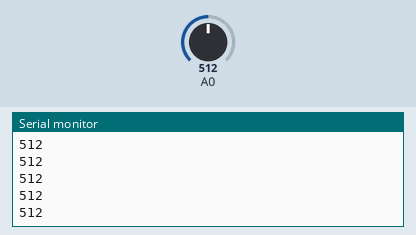
The sketch below on a simulated Arduino Uno, built with avr-gcc and run on an emulated ATmega328P. On the bench: the last lines printed to the serial monitor. Inputs (shaded band) come from the test bench; at power-on: A0 = 512.

Above: at 1.2 s.
1.3 s: A0 set to 716
At 1.32 s:
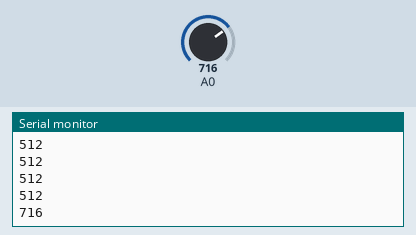
2.8 s: A0 set to 900
At 2.83 s:
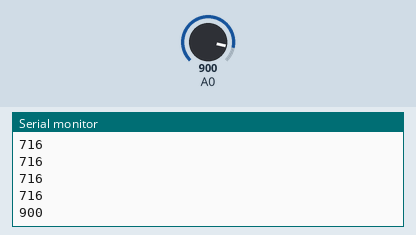
Timing chart, 0 to 5.8 s (numbered marks = the images above; inputs shaded):
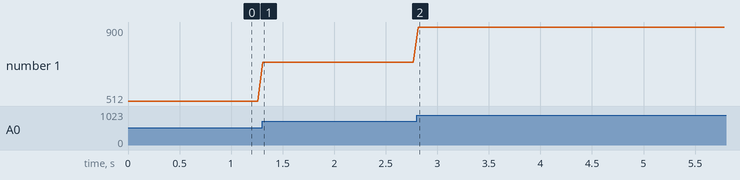

Measured:
- after the input at 1.3 s, the serial monitor: prints a new line at once (image 1)
- after the input at 2.8 s, the serial monitor: prints a new line at once (image 2)
- plotted number 1: 512 → 716 after the input at 1.3 s, 716 → 900 after the input at 2.8 s

The sketch:

Ejemplo_mux_conAnalogRead.ino
```cpp
//codigo para usar un MUX MULTIPLEXOR/DEMULTIPLEXOR
int S0 = 7;//CONFIGURACION DE PINES
int S1 = 6;
int S2 = 5;
int S3 = 4;
int SIG = A0;//ESTA VEZ SERA USADO COMO ENTRADA

int seleccion_canal(byte canal)//se usa int para retornar un valor, si se usa void no retorna
{
//   bitRead(x, n)
//    Parámetros
//    x: el número desde el que leer.
//    n: qué bit leer, comenzando en 0 para el bit menos significativo (más a la derecha).
  //bitRead escribe un numero binario de un Byte ejemplo bitRead(3)= bitRead(00000011)
  //si colocamos bitRead(3,2) 3 es el numero a leer y de ese se toma o leer el valor de la posicion 2 ejemplo 1
  digitalWrite(S0,bitRead(canal,0));
  digitalWrite(S1,bitRead(canal,1));
  digitalWrite(S2,bitRead(canal,2));
  digitalWrite(S3,bitRead(canal,3));

}

void setup()
{
  Serial.begin(9600);
  pinMode(S0,OUTPUT);//CONFIGURADOS COMO SALIDA PARA ACTIVAR EL CODIGO BINARIO
  pinMode(S1,OUTPUT);
  pinMode(S2,OUTPUT);
  pinMode(S3,OUTPUT);
  //pinMode(SIG,OUTPUT);

}

void loop()
{
  //SE HACEN LAS COMBINACIONES BINARIAS DE CERO A 15 PARA ACTIVAR UNA CANAL
  //SE ACTIVA CANAL
 seleccion_canal(0);
int bits = analogRead(A0);
Serial.println(bits);
delay(50);


}
```
